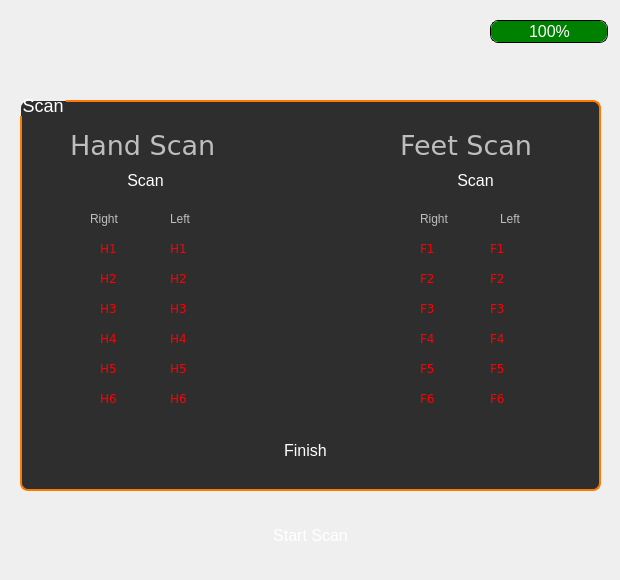
   <widget class="QWidget" name="homePage">
    <property name="styleSheet">
     <string notr="true">/* GroupBox */
QGroupBox {
    background: transparent; /* Transparent background */
    border: 2px solid rgba(255, 120, 0, 255); /* Border to match the sidebar */
    border-radius: 8px; /* Rounded corners */
    padding: 10px; /* Padding around content */
    margin: 10px; /* Margin to separate from other content */
    font-size: 18px;
    color: white; /* White text color for visibility */
}

/* GroupBox title */
QGroupBox::title {
    subcontrol-origin: margin;
    subcontrol-position: top left;
    padding-left: 10px;
    padding-top: 5px;
    color: white; /* Title color */
}

/* Radio Buttons inside GroupBox */
QRadioButton {
    background: transparent; /* Transparent background */
    color: white;             /* White text for visibility */
    border: none;             /* No border by default */
    font-size: 16px;          /* Adjust font size */
    padding: 5px;             /* Add padding around text */
}

/* Hover effect for Radio Buttons */
QRadioButton:hover {
    border: 1px solid rgba(255, 255, 255, 0.4); /* Light border on hover */
    border-radius: 4px;                          /* Rounded corners */
}

/* When Radio Button is selected */
QRadioButton:checked {
    color: #ff7f00; /* Change text color when checked */
}

/* Radio Button indicator (round) */
QRadioButton::indicator {
    border: 2px solid #ff7f00; /* Orange border */
    border-radius: 10px;        /* Round border */
    width: 16px;                /* Size of the circle */
    height: 16px;               /* Size of the circle */
    background-color: transparent; /* Transparent background */
}

/* When Radio Button is checked, change the indicator */
QRadioButton::indicator:checked {
    background-color: #ff7f00;  /* Orange when selected */
    border-color: #ff7f00;      /* Orange border when selected */
}

/* Styling for QPushButtons in homePage Widget */
QPushButton {
    background: qlineargradient(
        spread: pad, 
        x1: 1, y1: 0.045, 
        x2: 1, y2: 1, 
        stop: 0 rgba(255, 120, 0, 255), 
        stop: 1 rgba(246, 97, 81, 255)
    ); /* Gradient background like sidebar */
    color: white; /* White text */
    border: none; /* No border */
    border-radius: 12px; /* Rounded corners */
    font-size: 16px;
    padding: 10px 20px; /* Adjust padding for button size */
    text-align: center; /* Centered text */
}

/* Hover effect for buttons */
QPushButton:hover {
    border: 1px solid rgba(255, 255, 255, 0.6); /* Light border on hover */
    background: rgba(255, 120, 0, 180); /* Slightly darker when hovering */
}

/* Button Pressed Effect */
QPushButton:pressed {
    background: rgba(255, 255, 255, 0.2); /* Subtle background change */
    background-color: rgba(255, 120, 0, 220); /* Darker orange when pressed */
}
</string>
    </property>
    <widget class="QGroupBox" name="scanBox">
     <property name="enabled">
      <bool>false</bool>
     </property>
     <property name="geometry">
      <rect>
       <x>10</x>
       <y>90</y>
       <width>601</width>
       <height>411</height>
      </rect>
     </property>
     <property name="styleSheet">
      <string notr="true">#scanBox{
background-color:rgb(46, 46, 46);
}


</string>
     </property>
     <property name="title">
      <string>Scan</string>
     </property>
     <widget class="QPushButton" name="scanHandsButton">
      <property name="geometry">
       <rect>
        <x>60</x>
        <y>70</y>
        <width>151</width>
        <height>41</height>
       </rect>
      </property>
      <property name="text">
       <string>Scan</string>
      </property>
     </widget>
     <widget class="QPushButton" name="doneButton">
      <property name="geometry">
       <rect>
        <x>240</x>
        <y>340</y>
        <width>111</width>
        <height>41</height>
       </rect>
      </property>
      <property name="text">
       <string>Finish</string>
      </property>
     </widget>
     <widget class="QPushButton" name="scanFeetButton">
      <property name="geometry">
       <rect>
        <x>390</x>
        <y>70</y>
        <width>151</width>
        <height>41</height>
       </rect>
      </property>
      <property name="text">
       <string>Scan</string>
      </property>
     </widget>
     <widget class="QLabel" name="lblHandScan">
      <property name="geometry">
       <rect>
        <x>60</x>
        <y>40</y>
        <width>151</width>
        <height>31</height>
       </rect>
      </property>
      <property name="font">
       <font>
        <family>DejaVu Sans</family>
        <pointsize>20</pointsize>
       </font>
      </property>
      <property name="text">
       <string>Hand Scan</string>
      </property>
     </widget>
     <widget class="QLabel" name="lblFeetScan">
      <property name="geometry">
       <rect>
        <x>390</x>
        <y>40</y>
        <width>151</width>
        <height>31</height>
       </rect>
      </property>
      <property name="font">
       <font>
        <family>DejaVu Sans</family>
        <pointsize>20</pointsize>
       </font>
      </property>
      <property name="text">
       <string>Feet Scan</string>
      </property>
     </widget>
     <widget class="QLabel" name="label_37">
      <property name="geometry">
       <rect>
        <x>80</x>
        <y>120</y>
        <width>41</width>
        <height>17</height>
       </rect>
      </property>
      <property name="text">
       <string>Right</string>
      </property>
     </widget>
     <widget class="QLabel" name="label_38">
      <property name="geometry">
       <rect>
        <x>160</x>
        <y>120</y>
        <width>41</width>
        <height>17</height>
       </rect>
      </property>
      <property name="text">
       <string>Left</string>
      </property>
     </widget>
     <widget class="QLabel" name="label_39">
      <property name="geometry">
       <rect>
        <x>410</x>
        <y>120</y>
        <width>41</width>
        <height>17</height>
       </rect>
      </property>
      <property name="text">
       <string>Right</string>
      </property>
     </widget>
     <widget class="QLabel" name="label_40">
      <property name="geometry">
       <rect>
        <x>490</x>
        <y>120</y>
        <width>41</width>
        <height>17</height>
       </rect>
      </property>
      <property name="text">
       <string>Left</string>
      </property>
     </widget>
     <widget class="QLabel" name="RH1">
      <property name="geometry">
       <rect>
        <x>90</x>
        <y>150</y>
        <width>41</width>
        <height>17</height>
       </rect>
      </property>
      <property name="font">
       <font>
        <family>DejaVu Sans</family>
       </font>
      </property>
      <property name="styleSheet">
       <string notr="true">color: red;
</string>
      </property>
      <property name="text">
       <string>H1</string>
      </property>
     </widget>
     <widget class="QLabel" name="RH2">
      <property name="geometry">
       <rect>
        <x>90</x>
        <y>180</y>
        <width>41</width>
        <height>17</height>
       </rect>
      </property>
      <property name="font">
       <font>
        <family>DejaVu Sans</family>
       </font>
      </property>
      <property name="styleSheet">
       <string notr="true">color: red;
</string>
      </property>
      <property name="text">
       <string>H2</string>
      </property>
     </widget>
     <widget class="QLabel" name="RH3">
      <property name="geometry">
       <rect>
        <x>90</x>
        <y>210</y>
        <width>41</width>
        <height>17</height>
       </rect>
      </property>
      <property name="font">
       <font>
        <family>DejaVu Sans</family>
       </font>
      </property>
      <property name="styleSheet">
       <string notr="true">color: red;
</string>
      </property>
      <property name="text">
       <string>H3</string>
      </property>
     </widget>
     <widget class="QLabel" name="RH4">
      <property name="geometry">
       <rect>
        <x>90</x>
        <y>240</y>
        <width>41</width>
        <height>17</height>
       </rect>
      </property>
      <property name="font">
       <font>
        <family>DejaVu Sans</family>
       </font>
      </property>
      <property name="styleSheet">
       <string notr="true">color: red;
</string>
      </property>
      <property name="text">
       <string>H4</string>
      </property>
     </widget>
     <widget class="QLabel" name="RH5">
      <property name="geometry">
       <rect>
        <x>90</x>
        <y>270</y>
        <width>41</width>
        <height>17</height>
       </rect>
      </property>
      <property name="font">
       <font>
        <family>DejaVu Sans</family>
       </font>
      </property>
      <property name="styleSheet">
       <string notr="true">color: red;
</string>
      </property>
      <property name="text">
       <string>H5</string>
      </property>
     </widget>
     <widget class="QLabel" name="RH6">
      <property name="geometry">
       <rect>
        <x>90</x>
        <y>300</y>
        <width>41</width>
        <height>17</height>
       </rect>
      </property>
      <property name="font">
       <font>
        <family>DejaVu Sans</family>
       </font>
      </property>
      <property name="styleSheet">
       <string notr="true">color: red;
</string>
      </property>
      <property name="text">
       <string>H6</string>
      </property>
     </widget>
     <widget class="QLabel" name="LH5">
      <property name="geometry">
       <rect>
        <x>160</x>
        <y>270</y>
        <width>41</width>
        <height>17</height>
       </rect>
      </property>
      <property name="font">
       <font>
        <family>DejaVu Sans</family>
       </font>
      </property>
      <property name="styleSheet">
       <string notr="true">color: red;
</string>
      </property>
      <property name="text">
       <string>H5</string>
      </property>
     </widget>
     <widget class="QLabel" name="LH2">
      <property name="geometry">
       <rect>
        <x>160</x>
        <y>180</y>
        <width>41</width>
        <height>17</height>
       </rect>
      </property>
      <property name="font">
       <font>
        <family>DejaVu Sans</family>
       </font>
      </property>
      <property name="styleSheet">
       <string notr="true">color: red;
</string>
      </property>
      <property name="text">
       <string>H2</string>
      </property>
     </widget>
     <widget class="QLabel" name="LH4">
      <property name="geometry">
       <rect>
        <x>160</x>
        <y>240</y>
        <width>41</width>
        <height>17</height>
       </rect>
      </property>
      <property name="font">
       <font>
        <family>DejaVu Sans</family>
       </font>
      </property>
      <property name="styleSheet">
       <string notr="true">color: red;
</string>
      </property>
      <property name="text">
       <string>H4</string>
      </property>
     </widget>
     <widget class="QLabel" name="LH1">
      <property name="geometry">
       <rect>
        <x>160</x>
        <y>150</y>
        <width>41</width>
        <height>17</height>
       </rect>
      </property>
      <property name="font">
       <font>
        <family>DejaVu Sans</family>
       </font>
      </property>
      <property name="styleSheet">
       <string notr="true">color: red;
</string>
      </property>
      <property name="text">
       <string>H1</string>
      </property>
     </widget>
     <widget class="QLabel" name="LH3">
      <property name="geometry">
       <rect>
        <x>160</x>
        <y>210</y>
        <width>41</width>
        <height>17</height>
       </rect>
      </property>
      <property name="font">
       <font>
        <family>DejaVu Sans</family>
       </font>
      </property>
      <property name="styleSheet">
       <string notr="true">color: red;
</string>
      </property>
      <property name="text">
       <string>H3</string>
      </property>
     </widget>
     <widget class="QLabel" name="LH6">
      <property name="geometry">
       <rect>
        <x>160</x>
        <y>300</y>
        <width>41</width>
        <height>17</height>
       </rect>
      </property>
      <property name="font">
       <font>
        <family>DejaVu Sans</family>
       </font>
      </property>
      <property name="styleSheet">
       <string notr="true">color: red;
</string>
      </property>
      <property name="text">
       <string>H6</string>
      </property>
     </widget>
     <widget class="QLabel" name="RF5">
      <property name="geometry">
       <rect>
        <x>410</x>
        <y>270</y>
        <width>41</width>
        <height>17</height>
       </rect>
      </property>
      <property name="font">
       <font>
        <family>DejaVu Sans</family>
       </font>
      </property>
      <property name="styleSheet">
       <string notr="true">color: red;
</string>
      </property>
      <property name="text">
       <string>F5</string>
      </property>
     </widget>
     <widget class="QLabel" name="RF2">
      <property name="geometry">
       <rect>
        <x>410</x>
        <y>180</y>
        <width>41</width>
        <height>17</height>
       </rect>
      </property>
      <property name="font">
       <font>
        <family>DejaVu Sans</family>
       </font>
      </property>
      <property name="styleSheet">
       <string notr="true">color: red;
</string>
      </property>
      <property name="text">
       <string>F2</string>
      </property>
     </widget>
     <widget class="QLabel" name="LF1">
      <property name="geometry">
       <rect>
        <x>480</x>
        <y>150</y>
        <width>41</width>
        <height>17</height>
       </rect>
      </property>
      <property name="font">
       <font>
        <family>DejaVu Sans</family>
       </font>
      </property>
      <property name="styleSheet">
       <string notr="true">color: red;
</string>
      </property>
      <property name="text">
       <string>F1</string>
      </property>
     </widget>
     <widget class="QLabel" name="LF2">
      <property name="geometry">
       <rect>
        <x>480</x>
        <y>180</y>
        <width>41</width>
        <height>17</height>
       </rect>
      </property>
      <property name="font">
       <font>
        <family>DejaVu Sans</family>
       </font>
      </property>
      <property name="styleSheet">
       <string notr="true">color: red;
</string>
      </property>
      <property name="text">
       <string>F2</string>
      </property>
     </widget>
     <widget class="QLabel" name="RF4">
      <property name="geometry">
       <rect>
        <x>410</x>
        <y>240</y>
        <width>41</width>
        <height>17</height>
       </rect>
      </property>
      <property name="font">
       <font>
        <family>DejaVu Sans</family>
       </font>
      </property>
      <property name="styleSheet">
       <string notr="true">color: red;
</string>
      </property>
      <property name="text">
       <string>F4</string>
      </property>
     </widget>
     <widget class="QLabel" name="LF4">
      <property name="geometry">
       <rect>
        <x>480</x>
        <y>240</y>
        <width>41</width>
        <height>17</height>
       </rect>
      </property>
      <property name="font">
       <font>
        <family>DejaVu Sans</family>
       </font>
      </property>
      <property name="styleSheet">
       <string notr="true">color: red;
</string>
      </property>
      <property name="text">
       <string>F4</string>
      </property>
     </widget>
     <widget class="QLabel" name="RF1">
      <property name="geometry">
       <rect>
        <x>410</x>
        <y>150</y>
        <width>41</width>
        <height>17</height>
       </rect>
      </property>
      <property name="font">
       <font>
        <family>DejaVu Sans</family>
       </font>
      </property>
      <property name="styleSheet">
       <string notr="true">color: red;
</string>
      </property>
      <property name="text">
       <string>F1</string>
      </property>
     </widget>
     <widget class="QLabel" name="LF5">
      <property name="geometry">
       <rect>
        <x>480</x>
        <y>270</y>
        <width>41</width>
        <height>17</height>
       </rect>
      </property>
      <property name="font">
       <font>
        <family>DejaVu Sans</family>
       </font>
      </property>
      <property name="styleSheet">
       <string notr="true">color: red;
</string>
      </property>
      <property name="text">
       <string>F5</string>
      </property>
     </widget>
     <widget class="QLabel" name="RF3">
      <property name="geometry">
       <rect>
        <x>410</x>
        <y>210</y>
        <width>41</width>
        <height>17</height>
       </rect>
      </property>
      <property name="font">
       <font>
        <family>DejaVu Sans</family>
       </font>
      </property>
      <property name="styleSheet">
       <string notr="true">color: red;
</string>
      </property>
      <property name="text">
       <string>F3</string>
      </property>
     </widget>
     <widget class="QLabel" name="LF3">
      <property name="geometry">
       <rect>
        <x>480</x>
        <y>210</y>
        <width>41</width>
        <height>17</height>
       </rect>
      </property>
      <property name="font">
       <font>
        <family>DejaVu Sans</family>
       </font>
      </property>
      <property name="styleSheet">
       <string notr="true">color: red;
</string>
      </property>
      <property name="text">
       <string>F3</string>
      </property>
     </widget>
     <widget class="QLabel" name="LF6">
      <property name="geometry">
       <rect>
        <x>480</x>
        <y>300</y>
        <width>41</width>
        <height>17</height>
       </rect>
      </property>
      <property name="font">
       <font>
        <family>DejaVu Sans</family>
       </font>
      </property>
      <property name="styleSheet">
       <string notr="true">color: red;
</string>
      </property>
      <property name="text">
       <string>F6</string>
      </property>
     </widget>
     <widget class="QLabel" name="RF6">
      <property name="geometry">
       <rect>
        <x>410</x>
        <y>300</y>
        <width>41</width>
        <height>17</height>
       </rect>
      </property>
      <property name="font">
       <font>
        <family>DejaVu Sans</family>
       </font>
      </property>
      <property name="styleSheet">
       <string notr="true">color: red;
</string>
      </property>
      <property name="text">
       <string>F6</string>
      </property>
     </widget>
    </widget>
    <widget class="QProgressBar" name="batteryBar">
     <property name="geometry">
      <rect>
       <x>490</x>
       <y>20</y>
       <width>118</width>
       <height>23</height>
      </rect>
     </property>
     <property name="styleSheet">
      <string notr="true">QProgressBar{
    border: 1px solid black;
    background: transparent;
    border-radius: 8px;
    text-align: center;
    color: white;
    font-size: 16px;
    
}

QProgressBar::chunk{
    background-color: green;
    border-radius: 8px;
}</string>
     </property>
     <property name="value">
      <number>100</number>
     </property>
    </widget>
    <widget class="QPushButton" name="startScanButton">
     <property name="geometry">
      <rect>
       <x>230</x>
       <y>500</y>
       <width>161</width>
       <height>71</height>
      </rect>
     </property>
     <property name="text">
      <string>Start Scan</string>
     </property>
    </widget>
   </widget>
